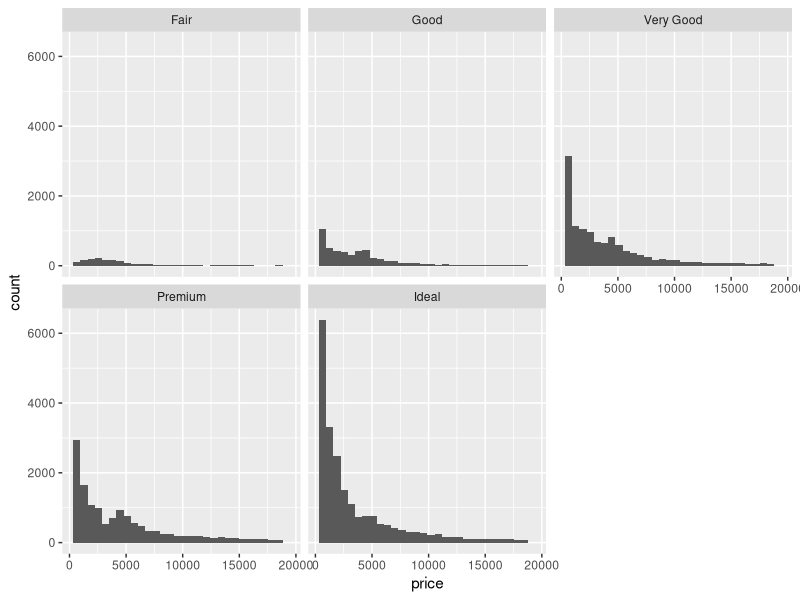
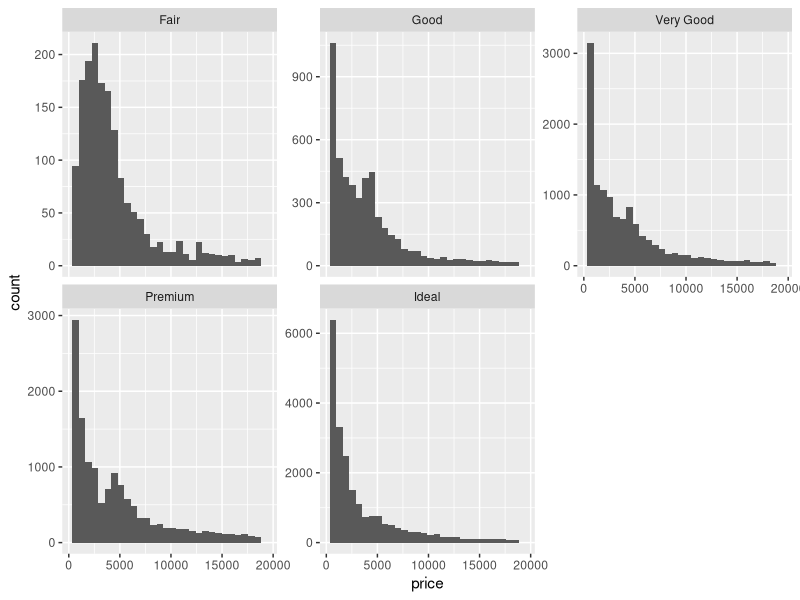
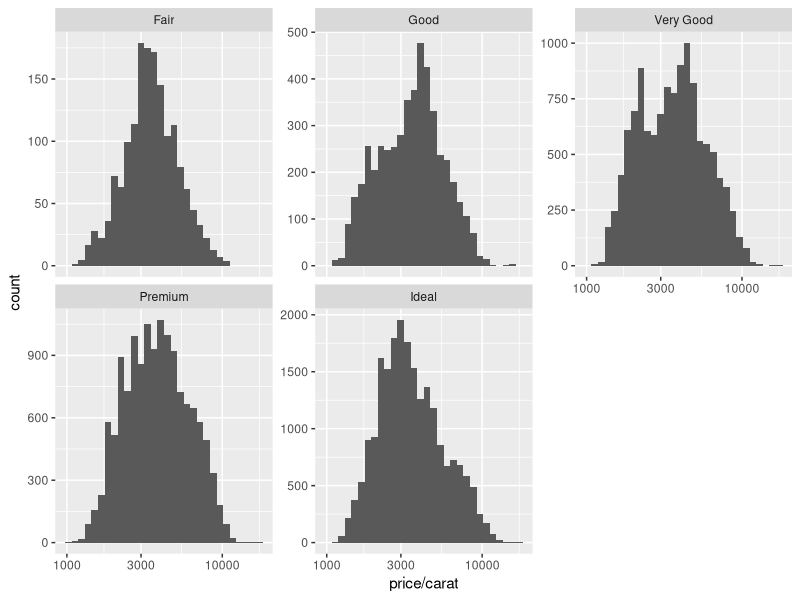

These charts were generated, in order, by the following R code:
## ---- chunk 1
library(ggplot2)
data(diamonds)
summary(diamonds)
## ---- chunk 2
ggplot(diamonds, aes(x = price)) +
  geom_histogram() +
  facet_wrap(~cut)
## ---- chunk 3
by(diamonds$price, diamonds$cut, summary)
## ---- chunk 4
?facet_wrap
## ---- chunk 5
ggplot(diamonds, aes(x = price)) +
  geom_histogram() +
  facet_wrap(~cut, scales = "free_y")
## ---- chunk 6
ggplot(diamonds, aes(x = price/carat)) +
  geom_histogram() +
  facet_wrap(~cut, scales = "free_y") +
  scale_x_log10()
